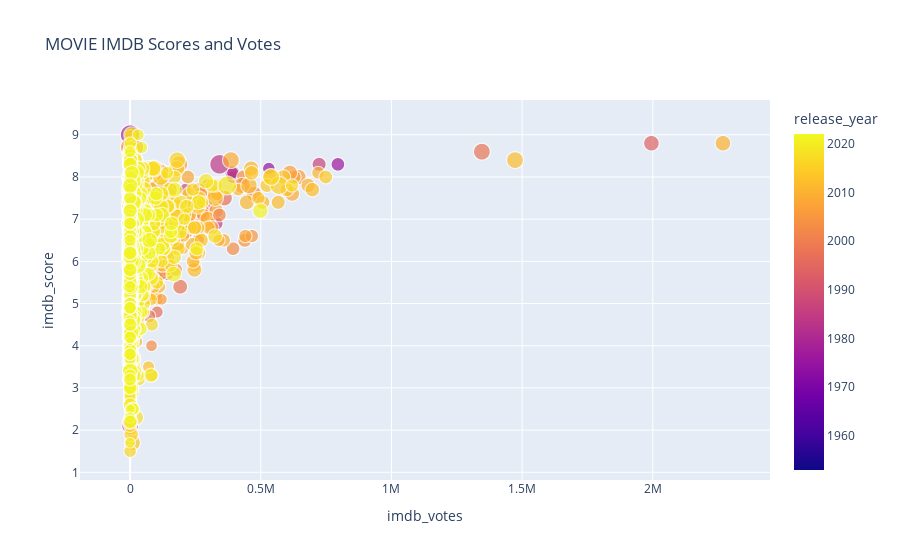

The code cell stored with this chart in its notebook:
### Code cell
# Scatter plot for visualizing the relationship between IMDB scores, votes, and runtime
dcc.Graph(id='scatter-plot'),
filtered_df = df[df['type'] == selected_type]
# Defining callback to update scatter plot based on type and age selection
@app.callback(
    Output('scatter-plot', 'figure'),
    [Input('type-dropdown', 'value'),
     Input('age-dropdown', 'value')]
)
def update_scatter_plot(selected_type, selected_age):
    # ... (code for data filtering)
    
    # Creating a scatter plot using Plotly Express
    fig = px.scatter(filtered_df, x='imdb_votes', y='imdb_score', color='release_year',
                     size='runtime', hover_data=['title'], title=f'{selected_type} IMDB Scores and Votes')
    return fig

update_scatter_plot(selected_type,selected_age)

### Figure 1 — Plotly figure (JSON) as saved in the notebook; plotly's stock layout.template omitted (floating-point values rounded to 4 significant figures; data arrays with more than 128 entries replaced by an {"elided": "..."} marker saying what was removed)
{"data": [{"customdata": {"elided": "3407x1 str values"}, "hovertemplate": "imdb_votes=%{x}<br>imdb_score=%{y}<br>runtime=%{marker.size}<br>title=%{customdata[0]}<br>release_year=%{marker.color}<extra></extra>", "legendgroup": "", "marker": {"color": {"elided": "3407 int values"}, "coloraxis": "coloraxis", "size": {"elided": "3407 int values"}, "sizemode": "area", "sizeref": 0.5875, "symbol": "circle"}, "mode": "markers", "name": "", "showlegend": false, "type": "scattergl", "x": {"elided": "3407 int values"}, "xaxis": "x", "y": {"elided": "3407 float values"}, "yaxis": "y"}], "layout": {"coloraxis": {"colorbar": {"title": {"text": "release_year"}}, "colorscale": [[0, "#0d0887"], [0.1111, "#46039f"], [0.2222, "#7201a8"], [0.3333, "#9c179e"], [0.4444, "#bd3786"], [0.5556, "#d8576b"], [0.6667, "#ed7953"], [0.7778, "#fb9f3a"], [0.8889, "#fdca26"], [1, "#f0f921"]]}, "legend": {"itemsizing": "constant", "tracegroupgap": 0}, "title": {"text": "MOVIE IMDB Scores and Votes"}, "xaxis": {"anchor": "y", "domain": [0, 1], "title": {"text": "imdb_votes"}}, "yaxis": {"anchor": "x", "domain": [0, 1], "title": {"text": "imdb_score"}}}}
